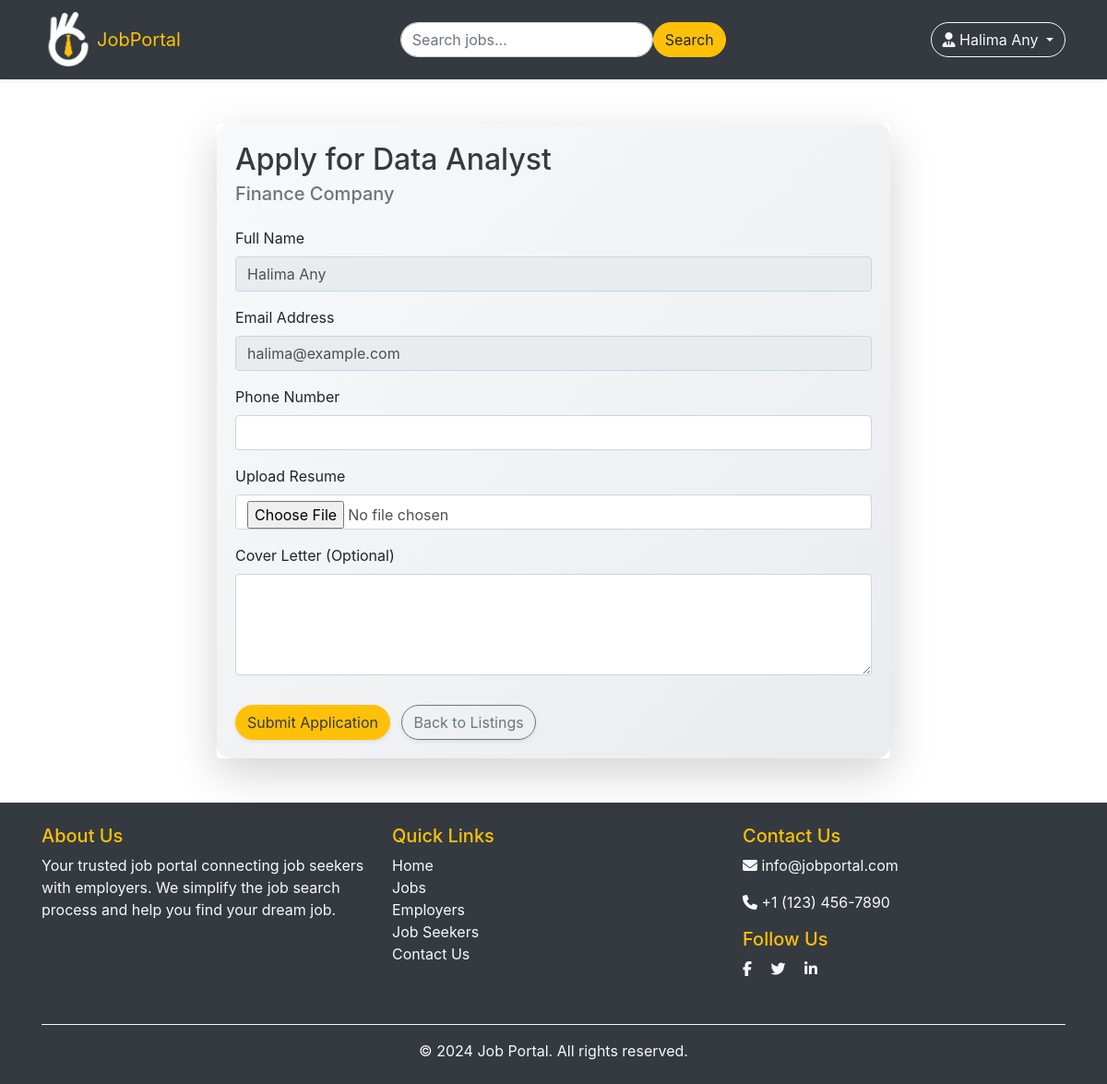
Before: /applyPage/ (signed in) with the older database file.
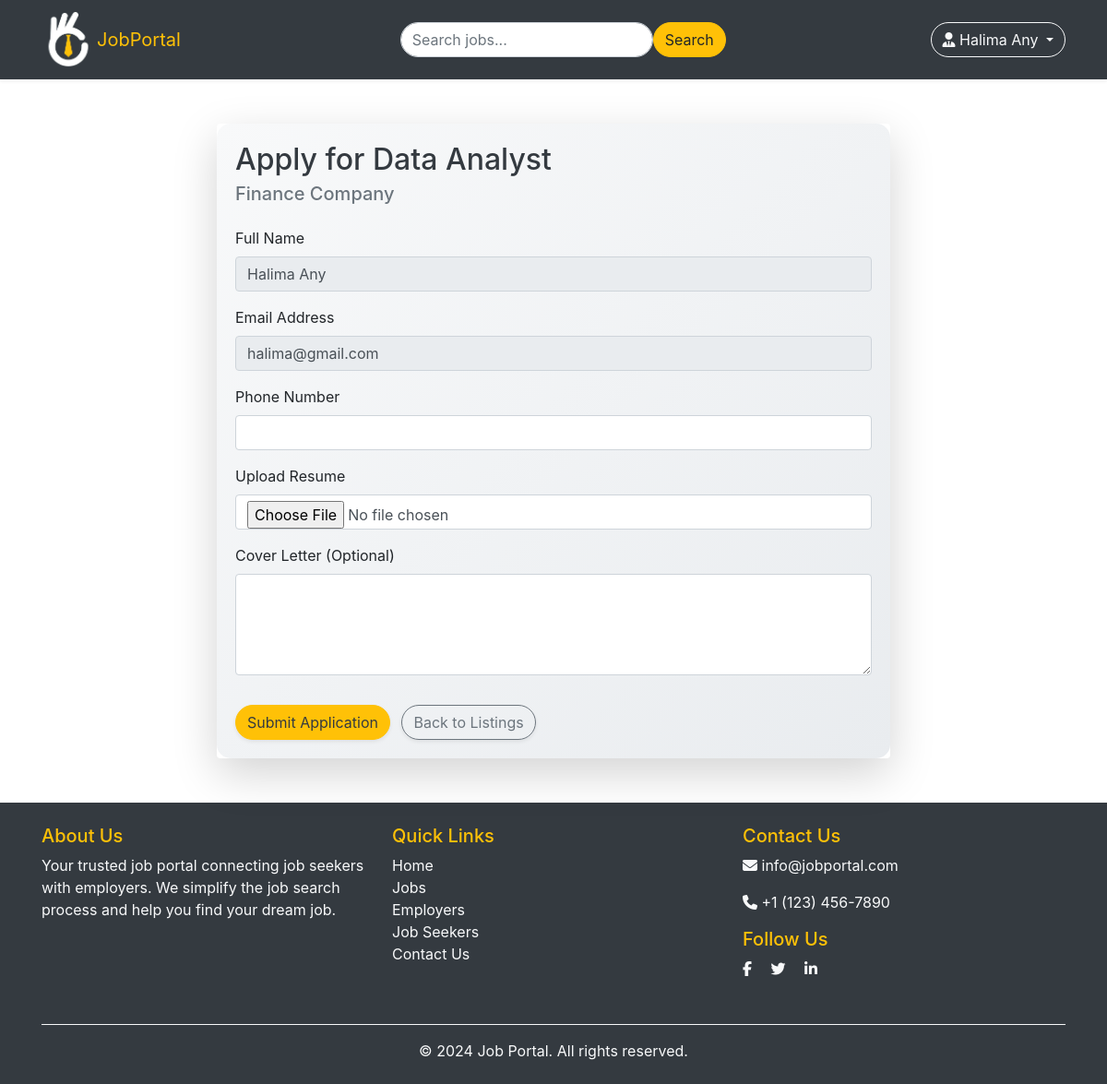
After: the same page with the newer database file.
### myApp/models.py (models this page shows, shortened)
class Custom_User(AbstractUser):
    USER = [
        ('seeker', 'Job Seeker'),
        ('recruiter', 'Recruiter')
    ]
    user_type = models.CharField(choices=USER, max_length=40, null=True)

### myProject/views.py (the view)
# urls.py: path('applyPage/', applyPage, name='applyPage'),
@login_required
def applyPage(req):
    current_user = req.user
    if current_user.user_type == 'seeker':
        return render(req, 'job_seeker/apply-page.html')
    elif current_user.user_type == 'recruiter':
        messages.warning(req,"You are not a job seeker!")
        return redirect("jobDetails")

### templates/job_seeker/apply-page.html (shortened to what this page needs)
{% extends 'common/base.html' %}
{% block body %}
<div class="container mt-5">
    <div class="row">
        <div class="col-md-8 offset-md-2">
            <div class="card shadow-lg border-0">
                <div class="card-body"
                    style="background: linear-gradient(135deg, #f8f9fa, #e9ecef); border-radius: 15px;">
                    <h2 class="card-title text-dark">Apply for Data Analyst</h2>
                    <h5 class="card-subtitle mb-4 text-muted">Finance Company</h5>
                    <form action="" method="POST" enctype="multipart/form-data">
                        <div class="mb-3">
                            <label for="fullName" class="form-label">Full Name</label>
                            <input type="text" class="form-control" id="fullName" name="fullName"
                                value="{{user.get_full_name}}" disabled required>
                        </div>
                        <div class="mb-3">
                            <label for="email" class="form-label">Email Address</label>
                            <input type="email" class="form-control" id="email" name="email" value="{{user.email}}"
                                disabled required>
                        </div>
                        <div class="mb-3">
                            <label for="phone" class="form-label">Phone Number</label>
                            <input type="text" class="form-control" id="phone" name="phone" required>
                        </div>
                        <div class="mb-3">
                            <label for="resume" class="form-label">Upload Resume</label>
                            <input type="file" class="form-control" id="resume" name="resume" required>
                        </div>
                        <div class="mb-3">
                            <label for="coverLetter" class="form-label">Cover Letter (Optional)</label>
                            <textarea class="form-control" id="coverLetter" name="coverLetter" rows="4"></textarea>
                        </div>
                        <button type="submit" class="btn btn-warning rounded-pill text-dark shadow-sm mt-3">Submit
                            Application</button>
                        <a href="{% url 'homePage' %}"
                            class="btn btn-outline-secondary rounded-pill shadow-sm mt-3 ml-2">Back to Listings</a>
                    </form>
                </div>
            </div>
        </div>
    </div>
</div>
{% endblock body %}

### templates/includes/navbar.html (shortened to what this page needs)
{% load static %}
<nav class="navbar navbar-expand-lg navbar-dark bg-dark shadow-sm">
    <div class="container">
        <a class="navbar-brand fix-logo" href="{% url 'homePage' %}">
            <img src="{% static 'img/logo.png' %}" alt="JobPortal" width="60" height="60"
                class="d-inline-block align-text-top">
            <span class="text-warning">JobPortal</span>
        </a>
        <div class="collapse navbar-collapse" id="navbarNav">
            <ul class="navbar-nav mx-auto">
                <li class="nav-item">
                    <form class="d-flex">
                        <input class="form-control me-2 rounded-pill" type="search" placeholder="Search jobs..."
                            aria-label="Search">
                        <button class="btn btn-warning rounded-pill" type="submit">Search</button>
                    </form>
                </li>
            </ul>
            {% if user.is_authenticated %}
            <div class="dropdown">
                <button class="btn btn-outline-light dropdown-toggle rounded-pill" type="button" id="dropdownMenuButton"
                    data-bs-toggle="dropdown" aria-expanded="false">
                    <i class="fa-solid fa-user-tie"></i> {{ user.get_full_name }}
                </button>
            </div>
            {% else %}
            <div class="d-flex">
                <a class="btn btn-warning rounded-pill me-2 mr-2" href="{% url 'loginPage' %}">Login</a>
                <a class="btn btn-warning rounded-pill" href="{% url 'registerPage' %}"> Sign Up</a>
            </div>
            {% endif %}
        </div>
    </div>
</nav>

Changed rows visible on the page:
changed Custom_User "Halima Any": email "halima@example.com" → "halima@gmail.com"
